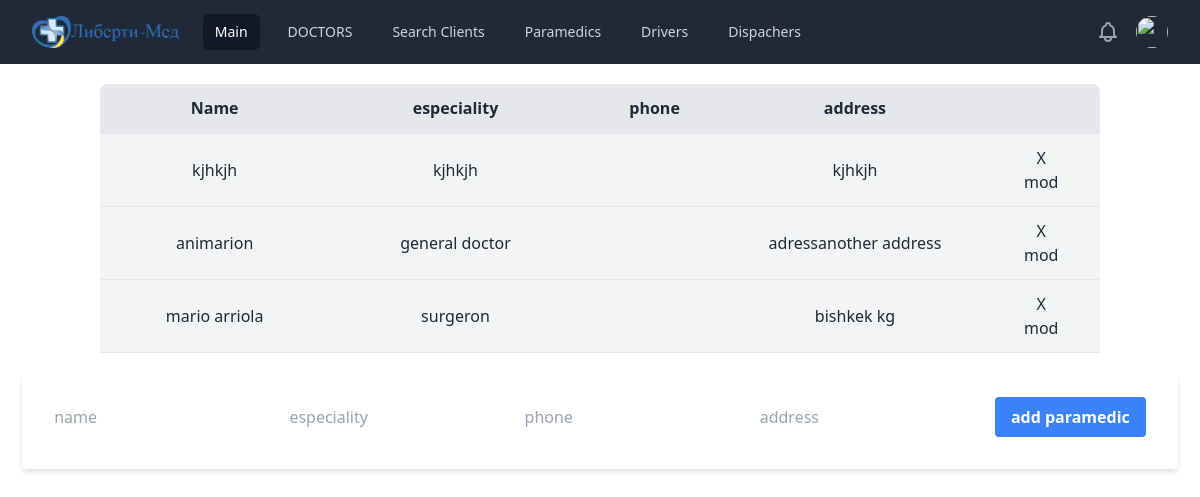
The app's page /paramedics (signed in) with its own data.
### tables this page shows
CREATE TABLE paramedics (id INTEGER PRIMARY KEY AUTOINCREMENT, name TEXT NOT NULL,especiality TEXT NOT NULL,phone TEXT NOT NULL, address TEXT NOT NULL);

### aplication.py (the view)
@app.route("/paramedics", methods=["GET", "POST"])
@login_require
def paramedics():
    if request.method == "POST":
        doctor_name     = request.form.get("name")
        doctor_spc      = request.form.get("especiality")
        doctor_phone    = request.form.get("phone")
        doctor_address  = request.form.get("address")
        if not doctor_name or not doctor_spc or not doctor_phone or not doctor_address:
            return "you need to fill all the fields"
        else:
            with sqlite3.connect(db_path) as conn:
                cur = conn.cursor()
                is_update = request.form.get("mody")
                if is_update == "1":
                    doctor_id = request.form.get("id")
                    cur.execute("UPDATE paramedics SET name=(?), especiality=(?), phone=(?), address=(?) WHERE id=(?)",
                            (doctor_name, doctor_spc, doctor_phone, doctor_address, doctor_id,))
                    return redirect("/paramedics")
                else:
                    exist_paramedic = cur.execute("SELECT * FROM paramedics WHERE phone=(?)", (doctor_phone,))
                    alredy_in_db = exist_paramedic.fetchall()
                    if not alredy_in_db:
                        cur.execute("INSERT INTO paramedics(name, especiality, phone, address) VALUES(?, ?, ?, ?)",
                                (doctor_name, doctor_spc, doctor_phone, doctor_address, ))
                        return redirect("/paramedics")
                    else:
                        return  "somthing is happening here"
    else:
        with sqlite3.connect(db_path) as conn:
            cur = conn.cursor()
            paramedics_all = cur.execute("SELECT * FROM paramedics")
            paramedics = paramedics_all.fetchall()
            return render_template("paramedics.html",paramedics=paramedics)

### aplication.py (called while the page is built)
@app.teardown_appcontext
def close_connection(exception):
    db = getattr(g, '_database', None)
    if db is not None:
        db.close()

### helpers.py (called while the page is built)
def login_require(f):
    @wraps(f)
    def decorated_function(*args, **kwargs):
        if session.get('user_id') is None:
            return redirect(url_for('login' ,next=request.url))
        return f(*args, **kwargs)
    return decorated_function

### templates/paramedics.html (shortened to what this page needs)
{% extends "layout.html" %}
{% block main %}
    <table class="rounded-t-lg m-5 w-5/6 mx-auto bg-gray-200 text-gray-800">
        <tr class="left border-b-2 border-gray-30">
            <th class="px-4 py-3">Name</th>
            <th class="px-4 py-3">especiality </th>
            <th class="px-4 py-3">phone </th>
            <th class="px-4 py-3"> address</th>
        </tr>
        {% for paramedic in paramedics %}
        <tr class="bg-gray-100 border-b border-gray-200">
            <td class="px-4 py-3" id="name\\{{paramedic[0]}}">{{paramedic[1]}}</td>
            <td class="px-4 py-3" id="especialitye\\{{paramedic[0]}}">{{paramedic[2]}}</td>
            <td class="px-4 py-3" id="phone\\{{paramedic[0]}}"{{paramedic[3]}}</td>
            <td class="px-4 py-3" id="address\\{{paramedic[0]}}">{{paramedic[4]}}</td>
            <td class="px-4 py-3"> <form action="/deleteparamedic" method="post">
                    <button type="submit"> X </button>
                </form>
                <button  onclick="modify({{paramedic[0]}})"/> mod</button>
            </td>
        </tr>
        {% endfor %}
    </table>
    <form action="/paramedics" method="post" class="bg-white shadow-md rounded px-8 pt-6 pb-8 mb-4">
        <input type="text" name="name"id ="name-form" placeholder="name">
        <input type="text" name="especiality" id="especiality-form"  placeholder="especiality">
        <input type="text" name="phone" id="phone-form" placeholder="phone">
        <input type="text" name="address" id="address-form" placeholder="address">
        <button type="submit" id="btn" class="bg-blue-500 hover:bg-blue-700 text-white font-bold py-2 px-4 rounded focus:outline-none focus:shad    ow-outline"> add paramedic </button>
        </form>
{% endblock %}

### static/main.css (style rules this page uses)
body { background-color:red !importan; }
.py-3 { max-width: 9em; }
.border-b { text-align: center; }
body >form { margin:auto; }

### records on screen
paramedics: name "kjhkjh", especiality "kjhkjh", address "kjhkjh"
paramedics: name "animarion", especiality "general doctor", address "adressanother address"
paramedics: name "mario arriola", especiality "surgeron", address "bishkek kg"
